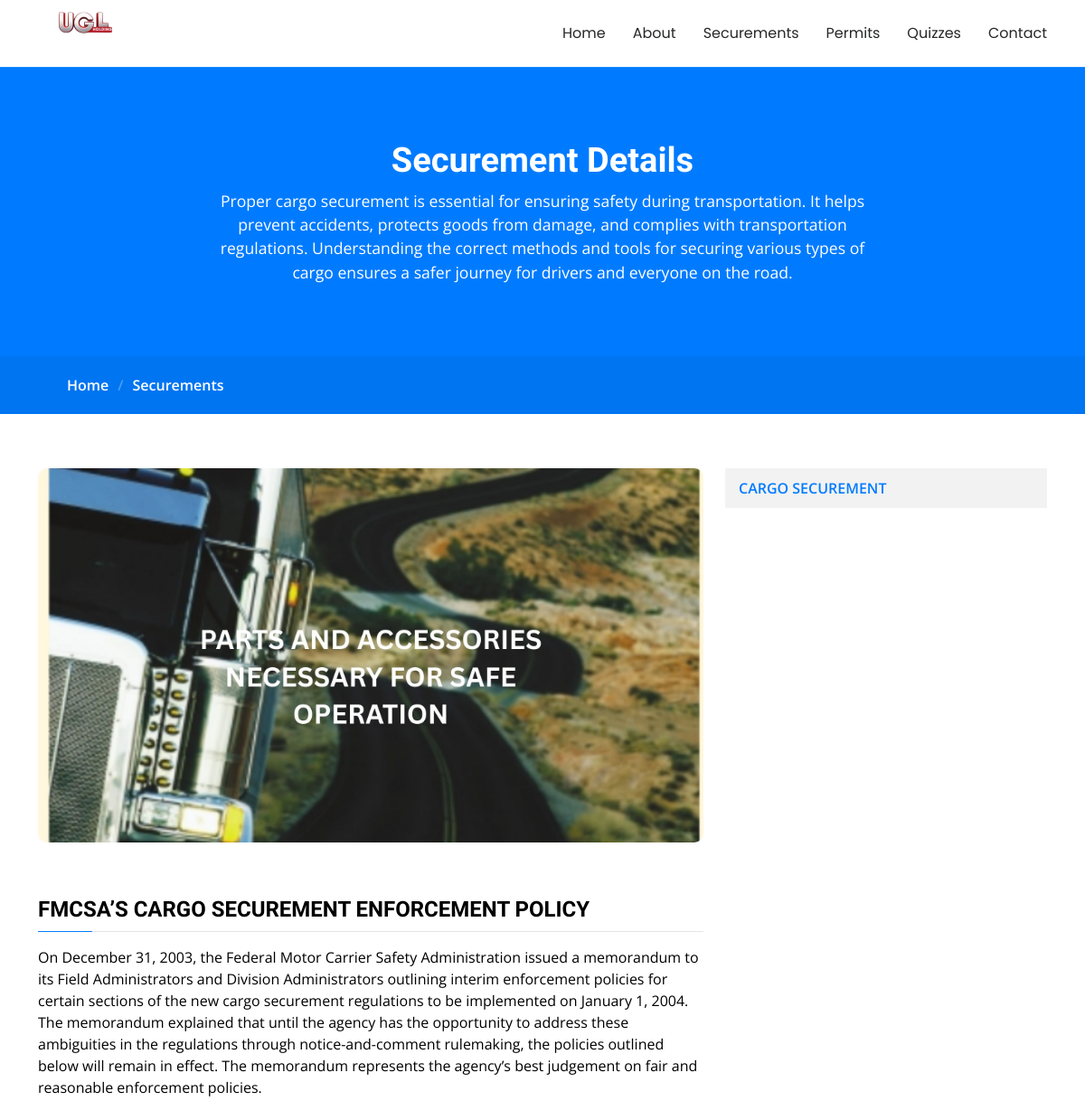
The app's page /course/19/ (upper part), older data.
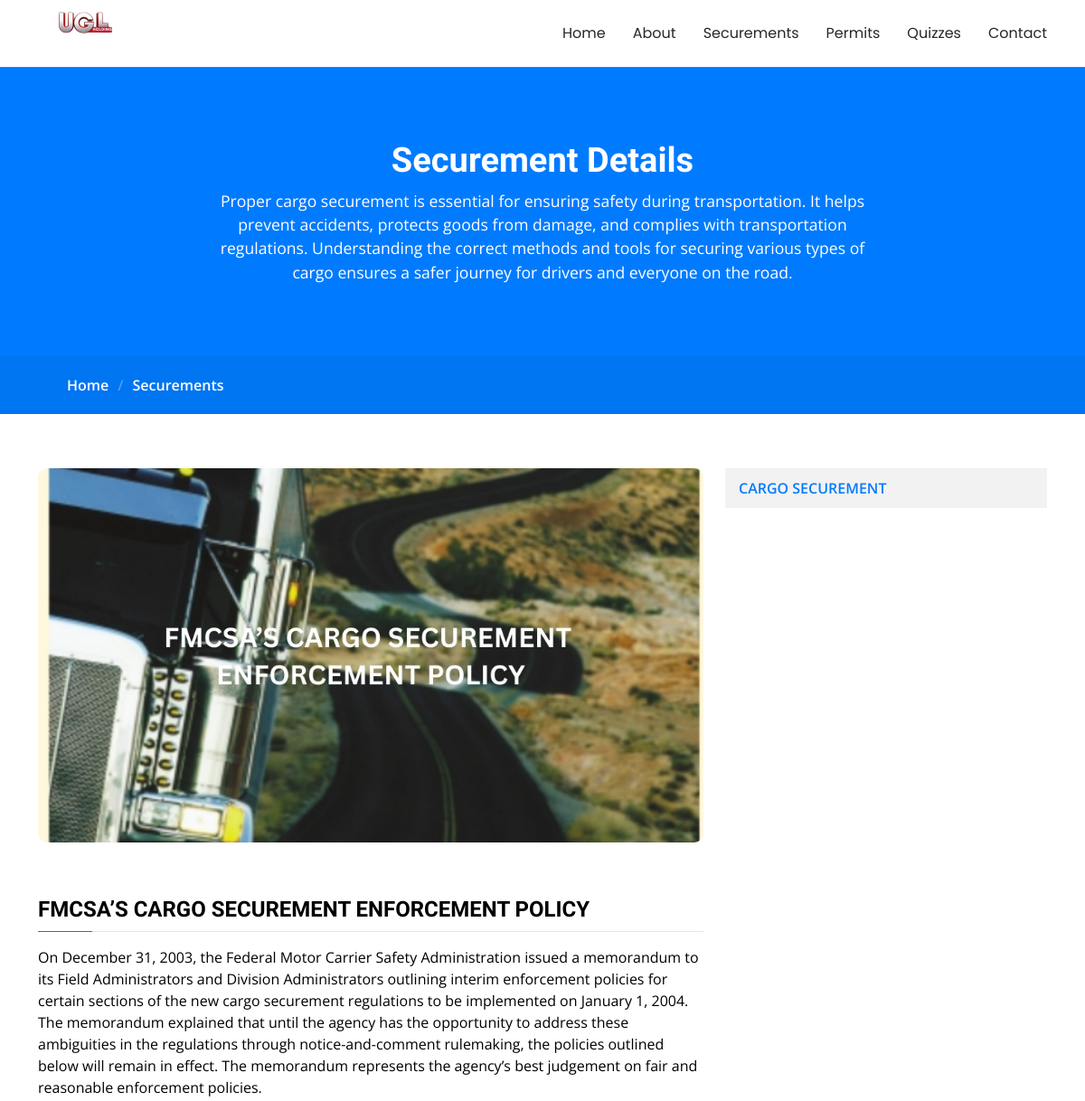
The same page, newer data.
### app/models.py (models this page shows, shortened)
class Course(models.Model):
    title = models.CharField(max_length=255)
    category = models.CharField(max_length=100)
    description = models.TextField()
    image = models.ImageField(upload_to='courses/')
    uploaded_at = models.DateTimeField(default=now)

### app/views.py (the view)
# urls.py: path('course/<int:course_id>/', course_detail, name='course_detail'),
def course_detail(request, course_id):
    course = get_object_or_404(Course, id=course_id)
    content_blocks = course.content_blocks.filter(is_active=True)
    sections = course.sections.all()
    return render(request, 'course-details.html', {
        'course': course,
        'sections': sections,
        'content_blocks': content_blocks,
    })

### app/templates/course-details.html (shortened to what this page needs)
{% load static %}
<!DOCTYPE html>
<html lang="en">
<head>
  <link href="{% static 'assets/vendor/bootstrap/css/bootstrap.min.css' %}" rel="stylesheet">
  <link href="{% static 'assets/vendor/bootstrap-icons/bootstrap-icons.css' %}" rel="stylesheet">
  <link href="{% static 'assets/vendor/aos/aos.css' %}" rel="stylesheet">
  <link href="{% static 'assets/vendor/glightbox/css/glightbox.min.css' %}" rel="stylesheet">
  <link href="{% static 'assets/vendor/swiper/swiper-bundle.min.css' %}" rel="stylesheet">
  <link href="{% static 'assets/css/main.css' %}" rel="stylesheet">
</head>
<body class="course-details-page">
  {% include 'partials/header.html' %}
  <main class="main">
    <div class="page-title" data-aos="fade">
      <div class="heading">
        <div class="container">
          <div class="row d-flex justify-content-center text-center">
            <div class="col-lg-8">
              <h1 style="color: white;">Securement Details</h1>
              <p class="mb-0"style="color: white;">Proper cargo securement is essential for ensuring safety during transportation. It helps prevent accidents, protects goods from damage, and complies with transportation regulations. Understanding the correct methods and tools for securing various types of cargo ensures a safer journey for drivers and everyone on the road.</p>
            </div>
          </div>
        </div>
      </div>
      <nav class="breadcrumbs">
        <div class="container">
          <ol>
            <li><a href="{% url 'index' %}">Home</a></li>
            <li class="current">Securements</li>
          </ol>
        </div>
      </nav>
    </div>
    <section id="courses-course-details" class="courses-course-details section">
      <div class="container" data-aos="fade-up">
        <div class="row">
          <div class="col-lg-8">
            <img src="{{ course.image.url }}" class="img-fluid" alt="{{ course.title }}">
            <h3>{{ course.title }}</h3>
            <p>{{ course.description|linebreaks }}</p>
          </div>
          <div class="col-lg-4">
            <div class="course-info d-flex justify-content-between align-items-center">
              <p><a href="#">CARGO SECUREMENT</a></p>
            </div>
          </div>
        </div>
      </div>
    </section>
  </main>
</body>
</html>

Row changes from the older to the newer data that the page shows:
changed Course "FMCSA’S CARGO SECUREMENT ENFORCEMENT POLICY": image: a different picture
